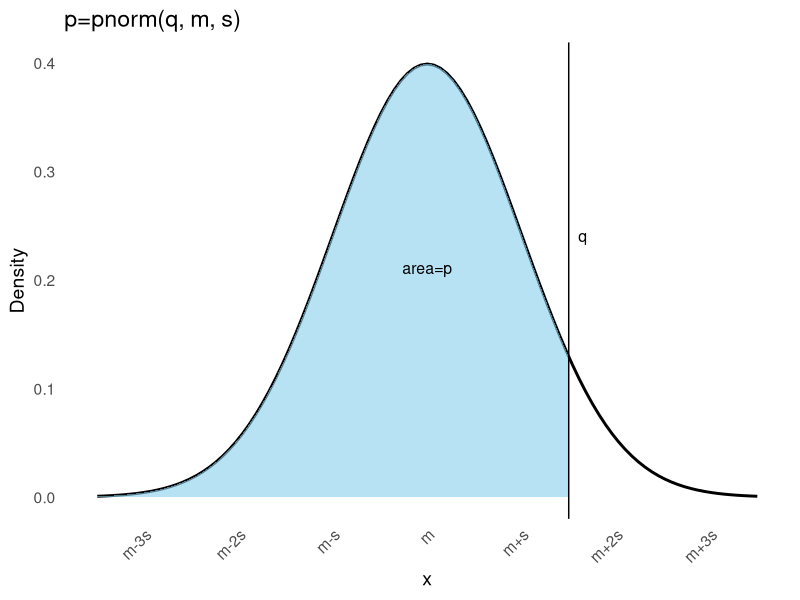
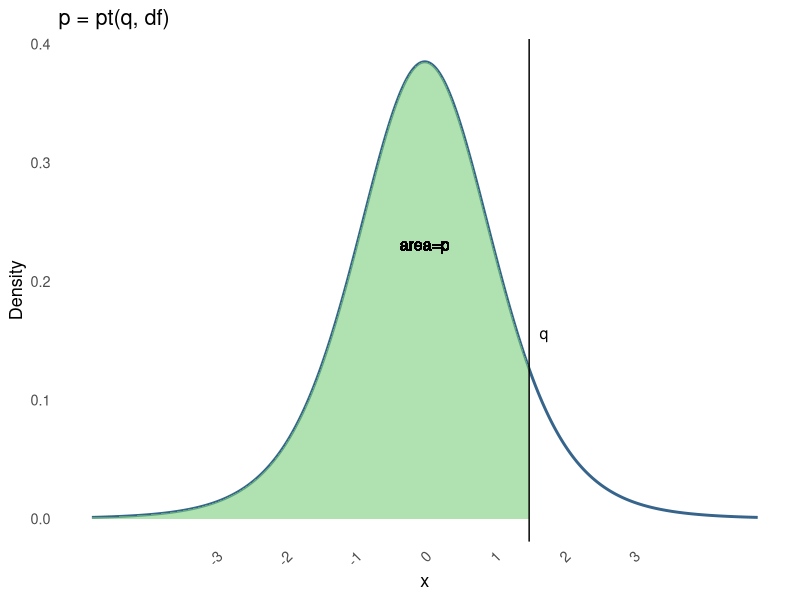

Write R code to recreate these figures, in order.
# Load required package
library(ggplot2)

# Parameters
mean <- 0
sd <- 1
q <- 1.5

# Create x values
x <- seq(mean - 3.5*sd, mean + 3.5*sd, length.out = 1000)
y <- dnorm(x, mean, sd)

# Data for shading
x_shade <- x[x <= q]
y_shade <- y[x <= q]

# Key points for labeling
points <- data.frame(
    x = c(mean - 3*sd, mean - 2*sd, mean - sd, mean, mean + sd, mean + 2*sd, mean + 3*sd),
    label = c("m-3s", "m-2s", "m-s", "m", "m+s", "m+2s", "m+3s")
)

# Plot
p <- ggplot() +
    stat_function(fun = dnorm, args = list(mean = mean, sd = sd), size = 1) +
    geom_area(data = data.frame(x = x_shade, y = y_shade), 
              aes(x = x, y = y), fill = "skyblue", alpha = 0.6) +
    geom_vline(xintercept = q, color = "black") +
    geom_text(aes(x = q+0.15, y = dnorm(q, mean, sd) + 0.1, label = "q"),
              vjust = -0.5, hjust = 0.5, size = 4) +
    geom_text(aes(x = mean, y = 0.2, label = "area=p"),
              vjust = -0.5, hjust = 0.5, size = 4) +
    labs(title = "p=pnorm(q, m, s)",
         x = "x",
         y = "Density") +
    scale_x_continuous(breaks = points$x, labels = points$label, limits = c(mean - 3.5*sd, mean + 3.5*sd)) +
    theme_minimal(base_size = 14) +
    theme(
        panel.grid.major = element_blank(),
        panel.grid.minor = element_blank(),
        axis.text.x = element_text(angle = 45, hjust = 1)
    )

# Save the plot to PNG at width = 2 in and height = 1.5 in
ggsave(filename = "pnorm_picture.png", plot = p, width = 4, height = 3, units = "in", dpi = 300)



# t distribution figure
ndf <- 7
q_t <- 1.5

# x range based on t quantiles for stability
xr <- qt(c(0.001, 0.999), df = ndf)
xs <- seq(xr[1], xr[2], length.out = 1200)
ys <- dt(xs, df = ndf)

df_plot <- data.frame(x = xs, y = ys)
shade_df <- subset(df_plot, x <= q_t)

ticks <- seq(-3, 3, by = 1)

p_t <- ggplot(df_plot, aes(x = x, y = y)) +
    geom_line(size = 1, colour = "steelblue4") +
    geom_ribbon(data = shade_df, aes(ymin = 0, ymax = y), fill = "palegreen3", alpha = 0.6) +
    geom_vline(xintercept = q_t, colour = "black") +
    geom_text(data = data.frame(x = q_t + 0.15, y = dt(q_t, df = ndf) + 0.03, label = "q"),
                        aes(x = x, y = y, label = label), size = 4, hjust = 0) +
    geom_text(aes(x = 0, y = max(y) * 0.6, label = paste0("area=p")),
                        size = 4) +
    labs(title = "p = pt(q, df)",
             x = "x",
             y = "Density") +
    scale_x_continuous(breaks = ticks, labels = as.character(ticks), limits = c(xr[1], xr[2])) +
    theme_minimal(base_size = 13) +
    theme(panel.grid.major = element_blank(), panel.grid.minor = element_blank(),
                axis.text.x = element_text(angle = 45, hjust = 1))

ggsave(filename = "tdist_picture.png", plot = p_t, width = 4, height = 3, units = "in", dpi = 300)
